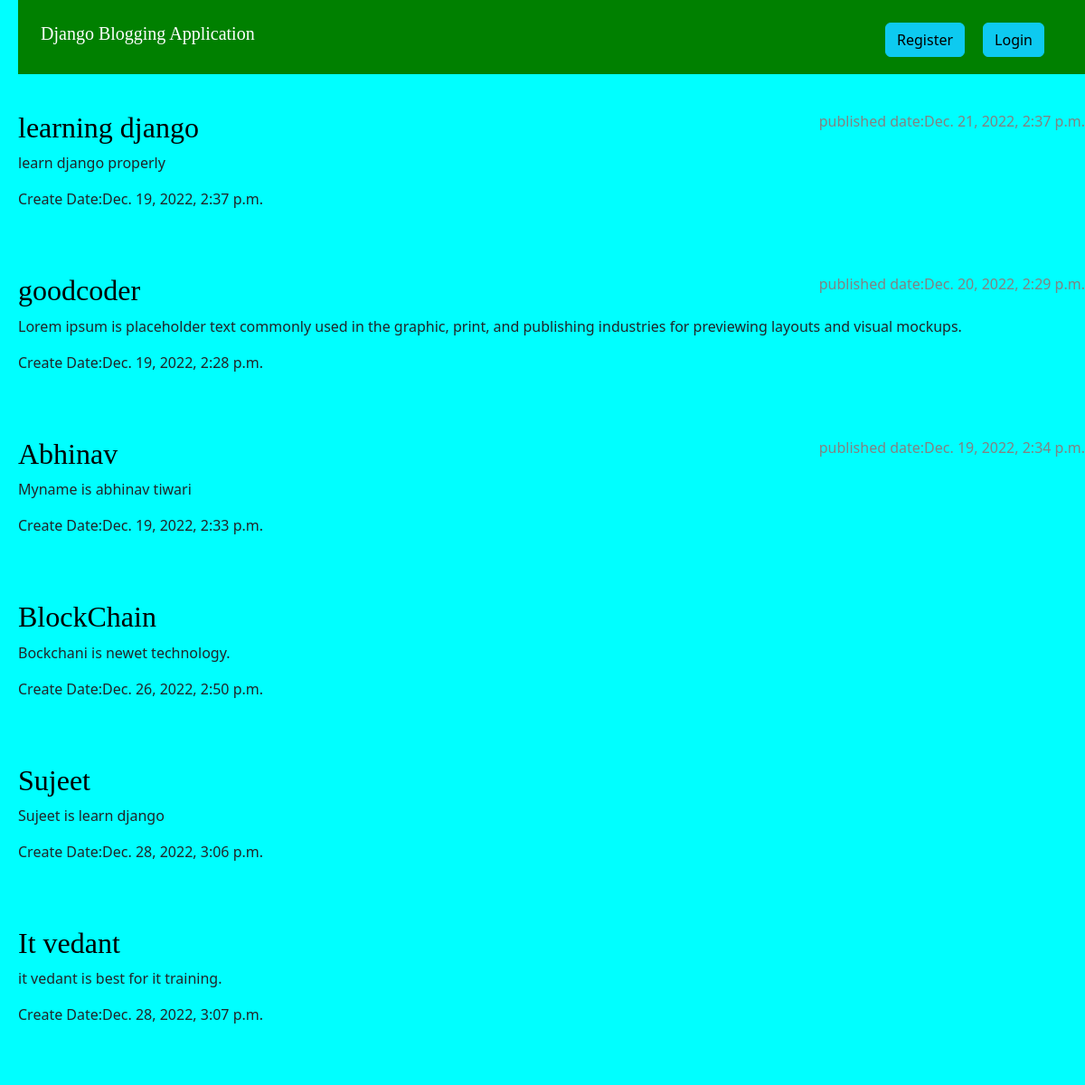
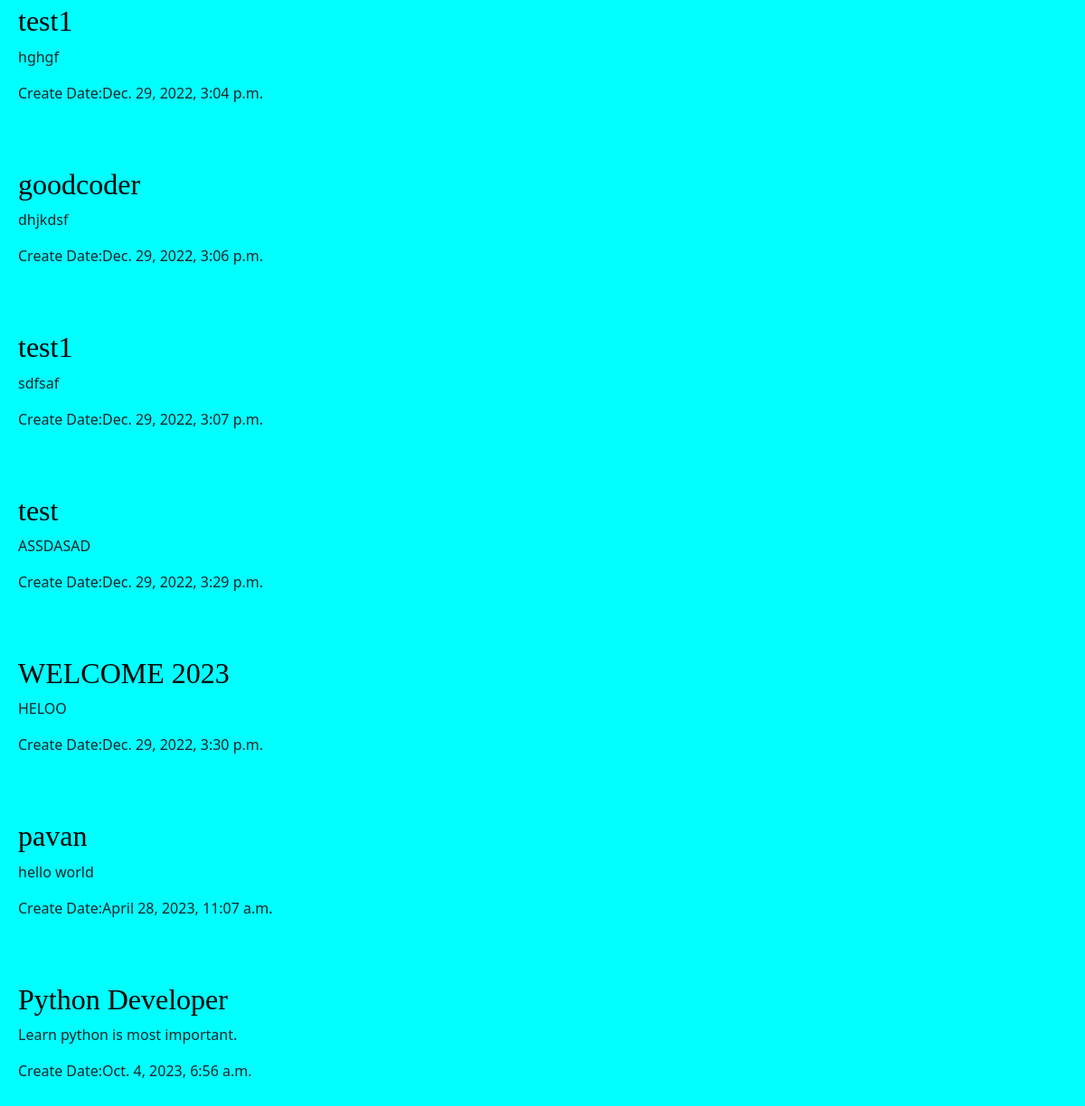
The page / on the database its author committed (2 pictures, top to bottom).
### blog_app/models.py (models this page shows, shortened)
class BlogPost(models.Model):
    Author=models.ForeignKey(settings.AUTH_USER_MODEL,on_delete=models.CASCADE)
    Title=models.CharField(max_length=255)
    Blog_Content=models.TextField()
    Create_Date=models.DateTimeField(default=timezone.now)
    Publish_Date=models.DateTimeField(blank=True,null=True)

### blog_app/views.py (the view)
# urls.py: path("",views.blog_list,name='blog_list'),
def blog_list(request):
   all_data = BlogPost.objects.all().order_by('-Publish_Date')
   return render(request,"blog_app/post-list.html",{'post_info':all_data})

### blog_app/templates/blog_app/post-list.html (shortened to what this page needs)
{% extends 'blog_app/base.html'%}
{% block content %}
    <div class="row">
    <div class="col">
    {% for post in post_info %}
        <article class="post">
        {% if post.Publish_Date %}
            <time class="date">published date:{{ post.Publish_Date }}</time>
        {% endif %}
        <h2><a href={% url 'post_detail' pk=post.pk %}>{{ post.Title }}</a></h2>
        <p> {{ post.Blog_Content }}</p>
        <time> Create Date:{{ post.Create_Date }}</time>
        </article>
    {% endfor %}
    </div>
    </div>
{% endblock %}

### blog_app/templates/blog_app/base.html (shortened to what this page needs)
{% load static %}
<!DOCTYPE html>
<html lang="en">
<head>
    <link rel="stylesheet" href="https://cdn.jsdelivr.net/npm/bootstrap@5.2.3/dist/css/bootstrap.min.css">
    <link rel="stylesheet" href="{% static 'css/blog.css' %}">
</head>
<body>
        <header class="page_header">
            <div class="page-header">
                {% if user.is_authenticated %}
                    <div class="container"></div>
                        <a class="btn btn-info" href="{% url 'logout' %}" style="float:right; margin-right:20px">Logout</a>
                        <a class="btn btn-info" href="{% url 'post_new' %}" style="float:right; margin-right:20px">Add New Post</a>
                {% else %}
                        <a class="btn btn-info" href="{% url 'login' %}" style="float:right; margin-right:20px">Login</a>
               	        <a class="btn btn-info" href="{% url 'register' %}" style="float:right; margin-right:20px">Register</a>
                {% endif %}
                <h1> <a href="#">Django Blogging Application</a> </h1>
            </div>
        </header>
        {% block content %}
        {% endblock %}
</body>
</html>

### blog_app/static/css/blog.css (style rules this page uses)
h1 a,h2 a { color: #C25100 font-family: 'Oswald', sans-serif; font-family: 'PT Serif', serif; }
a:link { text-decoration: none; }
body { padding-lef : 40px; margin-left : 20px; background-color : cyan; }
.page-header { background-color: green; margin-top: 0px; margin-bottom:40px; padding: 25px 25px 25px 25px; }
.date { color: #828282; }
.post { margin-bottom:70px; }
.post h2 a, .post h2 a:visited { color:#000000 }
.post > .date, .post > .actions { float:right }
.page-header h1, .page-header h1 a, .page-header h1 a:visited, .page-header h1 a:active { color:white; font-size:20px; font-family: 'Oswald', sans-serif; font-family: 'PT Serif', serif; text-decoration: none; }
h1,h2,h3,h4 { font-family: 'Oswald', sans-serif; font-family: 'PT Serif', serif; }

### rows shown on the page
BlogPost: Publish_Date "Dec. 21, 2022, 2:37 p.m.", Title "learning django", Blog_Content "learn django properly", Create_Date "Dec. 19, 2022, 2:37 p.m."
BlogPost: Publish_Date "Dec. 20, 2022, 2:29 p.m.", Title "goodcoder", Blog_Content "Lorem ipsum is placeholder text commonly used in the graphic, print, and publishing industries for previewing layouts and visual mockups.", Create_Date "Dec. 19, 2022, 2:28 p.m."
BlogPost: Publish_Date "Dec. 19, 2022, 2:34 p.m.", Title "Abhinav", Blog_Content "Myname is abhinav tiwari", Create_Date "Dec. 19, 2022, 2:33 p.m."
BlogPost: Title "BlockChain", Blog_Content "Bockchani is newet technology.", Create_Date "Dec. 26, 2022, 2:50 p.m."
BlogPost: Title "Sujeet", Blog_Content "Sujeet is learn django", Create_Date "Dec. 28, 2022, 3:06 p.m."
BlogPost: Title "It vedant", Blog_Content "it vedant is best for it training.", Create_Date "Dec. 28, 2022, 3:07 p.m."
BlogPost: Title "test1", Blog_Content "hghgf", Create_Date "Dec. 29, 2022, 3:04 p.m."
BlogPost: Title "goodcoder", Blog_Content "dhjkdsf", Create_Date "Dec. 29, 2022, 3:06 p.m."
BlogPost: Title "test1", Blog_Content "sdfsaf", Create_Date "Dec. 29, 2022, 3:07 p.m."
BlogPost: Title "test", Blog_Content "ASSDASAD", Create_Date "Dec. 29, 2022, 3:29 p.m."
BlogPost: Title "WELCOME 2023", Blog_Content "HELOO", Create_Date "Dec. 29, 2022, 3:30 p.m."
BlogPost: Title "pavan", Blog_Content "hello world", Create_Date "April 28, 2023, 11:07 a.m."
BlogPost: Title "Python Developer", Blog_Content "Learn python is most important.", Create_Date "Oct. 4, 2023, 6:56 a.m."
